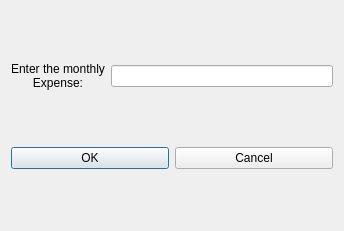
<?xml version="1.0" encoding="UTF-8"?>
<ui version="4.0">
 <class>MonthlyPrefixDialog</class>
 <widget class="QDialog" name="MonthlyPrefixDialog">
  <property name="geometry">
   <rect>
    <x>0</x>
    <y>0</y>
    <width>344</width>
    <height>231</height>
   </rect>
  </property>
  <property name="windowTitle">
   <string>Dialog</string>
  </property>
  <layout class="QGridLayout" name="gridLayout">
   <item row="0" column="0">
    <layout class="QHBoxLayout" name="horizontalLayout_2">
     <item>
      <widget class="QLabel" name="label">
       <property name="text">
        <string>Enter the monthly Expense:</string>
       </property>
       <property name="alignment">
        <set>Qt::AlignCenter</set>
       </property>
       <property name="wordWrap">
        <bool>true</bool>
       </property>
      </widget>
     </item>
     <item>
      <widget class="QLineEdit" name="lineEdit_monthly_prefix"/>
     </item>
    </layout>
   </item>
   <item row="1" column="0">
    <layout class="QHBoxLayout" name="horizontalLayout">
     <item>
      <widget class="QPushButton" name="pushButton_ok">
       <property name="text">
        <string>OK</string>
       </property>
      </widget>
     </item>
     <item>
      <widget class="QPushButton" name="pushButton_cancel">
       <property name="text">
        <string>Cancel</string>
       </property>
      </widget>
     </item>
    </layout>
   </item>
  </layout>
 </widget>
 <resources/>
 <connections/>
</ui>
